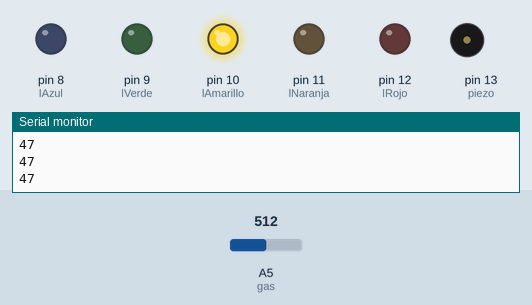
This sketch was run on a simulated Arduino Uno, built with avr-gcc and run on an emulated ATmega328P. Shown: output pins drawn as LEDs (lit = HIGH), buzzer (waves = sounding), the last lines printed to the serial monitor. Inputs (shaded band) come from the test bench; at power-on: A5 (gas) = 512.

Above: at 1.3 s.
1.4 s: A5 (gas) set to 561
2.9 s: A5 (gas) set to 587
At 4.2 s:
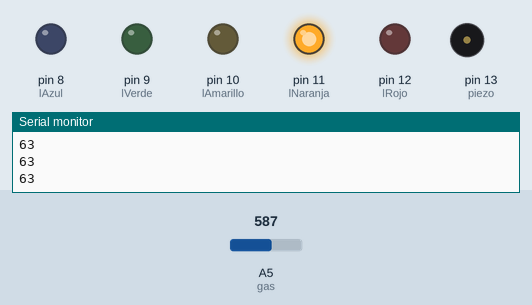
4.5 s: A5 (gas) set to 647
6.0 s: A5 (gas) set to 672
At 6.3 s:
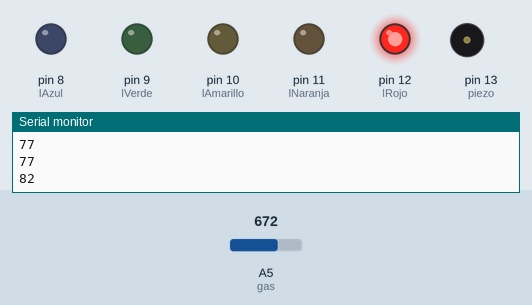
9.0 s: A5 (gas) set to 306
At 10.2 s:
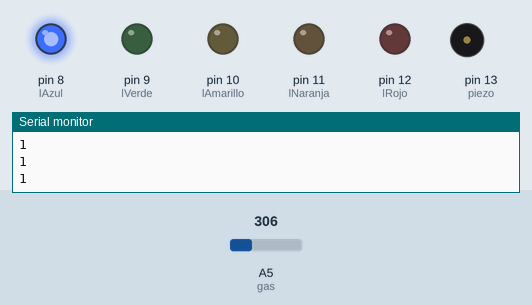
10.5 s: A5 (gas) set to 387
12.0 s: A5 (gas) set to 404
At 12.7 s:
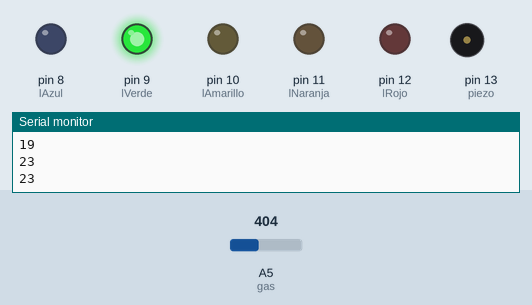
Timing chart, 0 to 14.5 s (numbered marks = the images above; inputs shaded):
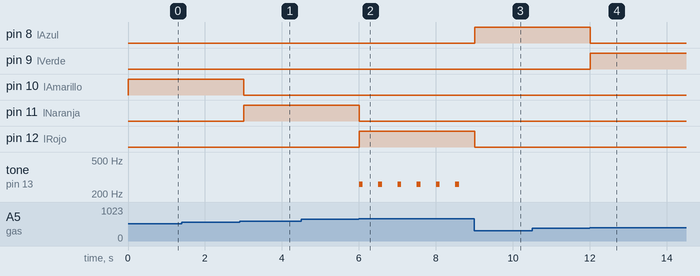

Measured:
- the behaviour switches between 574 and 575 on A5 (gas) (found by bisection; images 0 and 1)
- the behaviour switches between 664 and 665 on A5 (gas) (found by bisection; images 1 and 2)
- the behaviour switches between 394 and 395 on A5 (gas) (found by bisection; images 3 and 4)
- after the input at 2.9 s, pin 10 (lAmarillo): HIGH → LOW after 0.10 s; pin 11 (lNaranja): LOW → HIGH after 0.10 s
- after the input at 6.0 s, pin 11 (lNaranja): HIGH → LOW at once; pin 12 (lRojo): LOW → HIGH at once; tone on pin 13 (piezo): alternates 261 Hz for 0.10 s and silent for 0.40 s, starting at once
- after the input at 9.0 s, pin 8 (lAzul): LOW → HIGH at once; pin 12 (lRojo): HIGH → LOW at once; tone on pin 13 (piezo): stops changing and stays silent
- after the input at 12.0 s, pin 8 (lAzul): HIGH → LOW at once; pin 9 (lVerde): LOW → HIGH at once

The sketch:

dectector_de_gas_21.ino
```cpp
/*
Autor: Roberto Rico Sandoval.
Fille: Sensor de gas complejo.
Date: 05/ 01/ 2023
*/

const int piezo = 13;
const int lRojo = 12;
const int lNaranja = 11;
const int lAmarillo = 10;
const int lVerde = 9;
const int lAzul = 8;
const int gas = A5;

void setup()
{
  pinMode(lRojo, OUTPUT);
  pinMode(piezo, OUTPUT);
  pinMode(lNaranja, OUTPUT);
  pinMode(lAmarillo, OUTPUT);
  pinMode(lVerde, OUTPUT);
  pinMode(lAzul, OUTPUT);

  Serial.begin(9600);
}

void loop()
{
  int valor = analogRead(gas);
  valor = map(valor, 300, 750, 0, 100);

  if(valor <= 20){

    digitalWrite(lRojo, LOW);
    digitalWrite(lNaranja, LOW);
    digitalWrite(lAmarillo, LOW);
    digitalWrite(lVerde, LOW);
    digitalWrite(lAzul, HIGH);
  }

  else if(valor <= 40){

    digitalWrite(lRojo, LOW);
    digitalWrite(lNaranja, LOW);
    digitalWrite(lAmarillo, LOW);
    digitalWrite(lVerde, HIGH);
    digitalWrite(lAzul, LOW);
  }

  else if(valor <= 60){

    digitalWrite(lRojo, LOW);
    digitalWrite(lNaranja, LOW);
    digitalWrite(lAmarillo, HIGH);
    digitalWrite(lVerde, LOW);
    digitalWrite(lAzul, LOW);
  }

  else if(valor <= 80){

    digitalWrite(lRojo, LOW);
    digitalWrite(lNaranja, HIGH);
    digitalWrite(lAmarillo, LOW);
    digitalWrite(lVerde, LOW);
    digitalWrite(lAzul, LOW);
  }

  else if(valor > 80){

    digitalWrite(lRojo, HIGH);
    digitalWrite(lNaranja, LOW);
    digitalWrite(lAmarillo, LOW);
    digitalWrite(lVerde, LOW);
    digitalWrite(lAzul, LOW);

    tone(piezo,261.63,100);
  }

  Serial.println(valor);
  delay(500);
}
```
